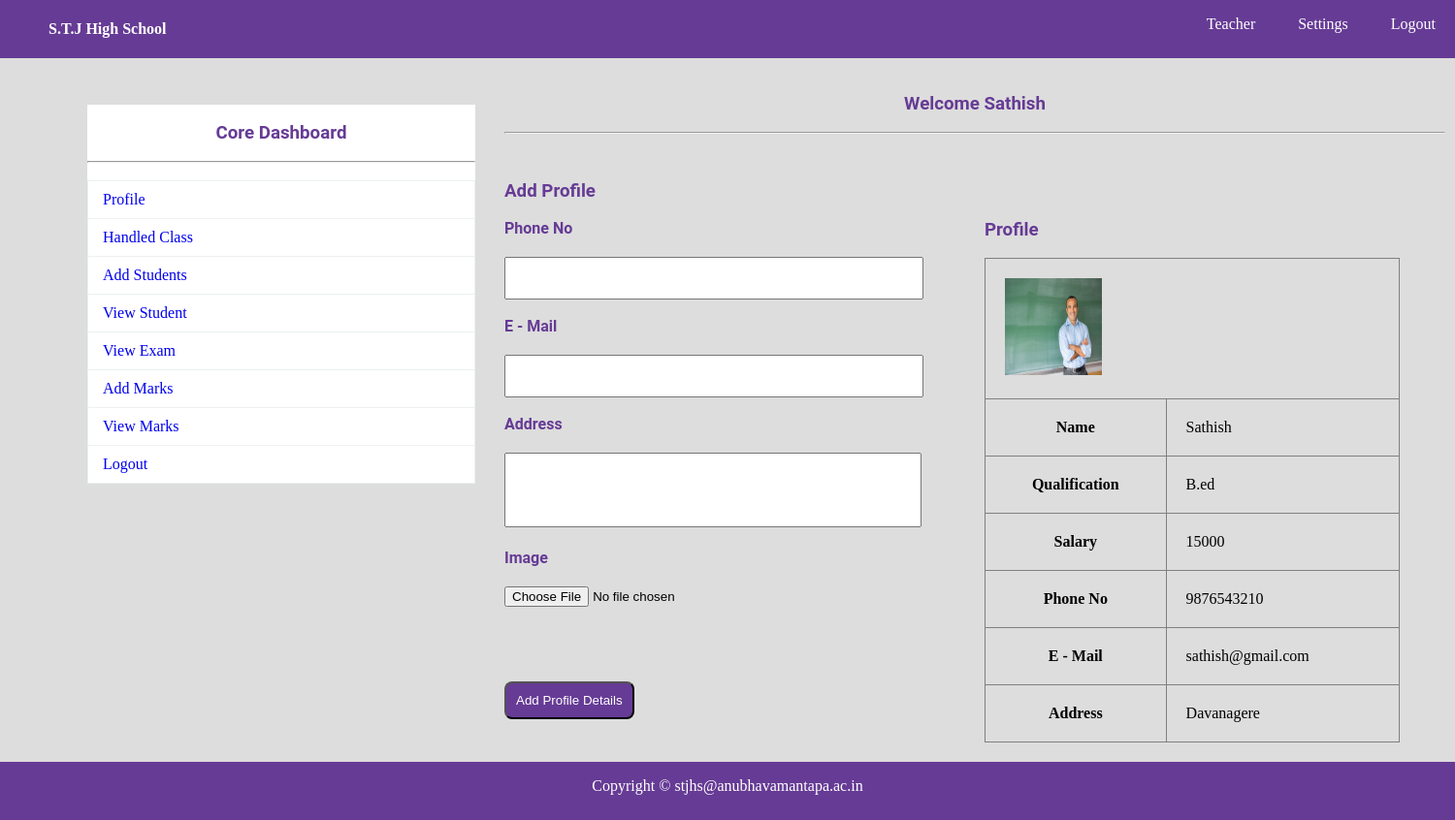
The app's page /teacher_home.php (signed in) with its own data.
### tables this page shows
CREATE TABLE IF NOT EXISTS `staff` (
  `TID` int(11) NOT NULL AUTO_INCREMENT,
  `TNAME` varchar(150) NOT NULL,
  `TPASS` varchar(150) NOT NULL,
  `QUAL` varchar(150) NOT NULL,
  `SAL` varchar(150) NOT NULL,
  `PNO` varchar(150) NOT NULL,
  `MAIL` varchar(150) NOT NULL,
  `PADDR` text NOT NULL,
  `IMG` varchar(150) NOT NULL,
  PRIMARY KEY (`TID`)
);

### teacher_home.php (the view, shortened to what this page needs)
<?php
	include"database.php";
	$sql="SELECT * FROM staff WHERE TID={$_SESSION["TID"]}";
		$res=$db->query($sql);
		if($res->num_rows>0)
		{
			$row=$res->fetch_assoc();
		}
?>
<!DOCTYPE html>
<html>
	<head>
		<link rel="stylesheet" type="text/css" href="css/style.css">
	</head>
	<body>
		<?php include"navbar.php";?><br>
			<div id="section">
				<?php include"sidebar.php";?><br>
					<h3 class="text">Welcome <?php echo $_SESSION["TNAME"]; ?></h3><br><hr><br>
				<div class="content">
					<h3>Add Profile</h3><br>
					<div class="lbox1">
					<form  enctype="multipart/form-data" role="form"  method="post" action="<?php echo $_SERVER["PHP_SELF"];?>">
							<label>  Phone No</label><br>
							<input type="text" maxlength="10" required class="input3" name="pno"><br><br>
							<label>  E - Mail</label><br>
							<input type="email"  class="input3" required name="mail"><br><br>
							<label>  Address</label><br>
							<textarea rows="5" name="addr"></textarea><br><br>
							<label> Image</label><br>
							<input type="file"  class="input3" required name="img"><br><br>
						<button type="submit" class="btn" name="submit">Add Profile Details</button>
						</form>
					</div>
					<div class="rbox1">
					<h3> Profile</h3><br>
						<table border="1px">
							<tr><td colspan="2"><img src="<?php echo $row["IMG"] ?>" height="100" width="100" alt="upload Pending"></td></tr>
							<tr><th>Name </th> <td><?php echo $row["TNAME"] ?> </td></tr>
							<tr><th>Qualification </th> <td><?php echo $row["QUAL"] ?>  </td></tr>
							<tr><th>Salary </th> <td> <?php echo $row["SAL"] ?>  </td></tr>
							<tr><th>Phone No </th> <td> <?php echo $row["PNO"] ?> </td></tr>
							<tr><th>E - Mail </th> <td> <?php echo $row["MAIL"] ?> </td></tr>
							<tr><th>Address </th> <td> <?php echo $row["PADDR"] ?> </td></tr>
						</table>
					</div>
				</div>
			</div>
				<?php include"footer.php";?>
	</body>
</html>

### css/style.css (style rules this page uses)
* { padding:0px; margin:0px; }
html { background:#dddddd; }
h1,h2,h3,h4,h5,h6,label { font-family:roboto; color:#663b95; }
.btn { border-radius:8px; padding:10px; background:#663b95; color:white; margin-top:40px; }
label { font-weight:bold; }
.text { text-align:center; }
#section { height:auto; width:1400px; margin-left:90px; font-family:cambria; }
.content { margin-top:30px; height:auto; width:950px; float:left; }
tr,td,th { padding:20px; }
.input3 { width:90%; height:40px; margin-top:20px; }
table { border-collapse:collapse; }
.lbox1 { width:50%; margin-right:20px; float:left; }
.rbox1 { width:45%; float:left; }
.rbox1 table { width:100%; }
textarea { resize:none;width:90%;margin-top:20px; }

### records on screen
staff: IMG (picture), TNAME "Sathish", QUAL "B.ed", SAL "15000", PNO "9876543210", MAIL "sathish@gmail.com", PADDR "Davanagere"

### other values on screen
$_SESSION["TNAME"] "Sathish"
